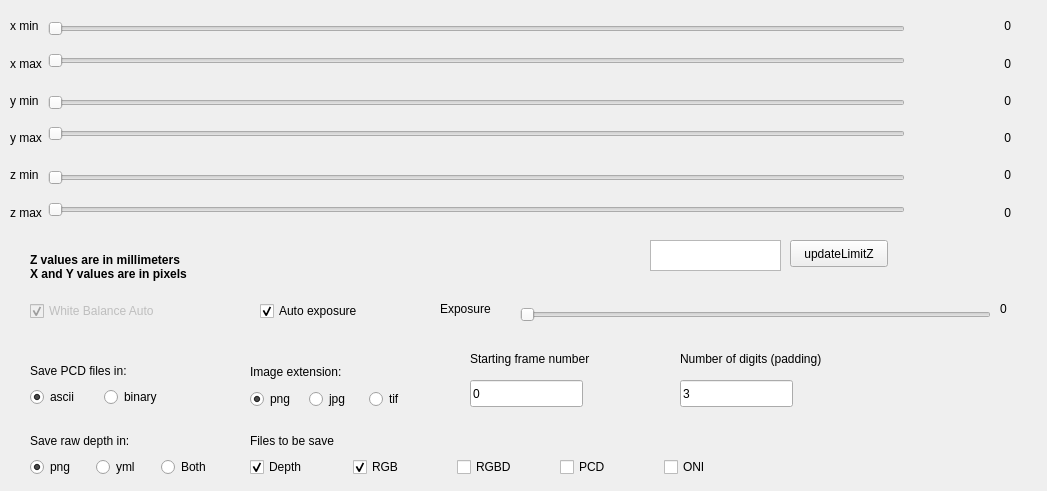
<?xml version="1.0" encoding="UTF-8"?>
<ui version="4.0">
 <class>sliders</class>
 <widget class="QWidget" name="sliders">
  <property name="geometry">
   <rect>
    <x>0</x>
    <y>0</y>
    <width>1047</width>
    <height>491</height>
   </rect>
  </property>
  <property name="windowTitle">
   <string>Limits</string>
  </property>
  <widget class="QPlainTextEdit" name="myTextEdit_limits_Z">
   <property name="geometry">
    <rect>
     <x>650</x>
     <y>240</y>
     <width>131</width>
     <height>31</height>
    </rect>
   </property>
  </widget>
  <widget class="QPushButton" name="myButton_update_limit_Z">
   <property name="geometry">
    <rect>
     <x>790</x>
     <y>240</y>
     <width>98</width>
     <height>27</height>
    </rect>
   </property>
   <property name="text">
    <string>updateLimitZ</string>
   </property>
  </widget>
  <widget class="QLabel" name="label_7">
   <property name="geometry">
    <rect>
     <x>30</x>
     <y>246</y>
     <width>191</width>
     <height>41</height>
    </rect>
   </property>
   <property name="font">
    <font>
     <weight>75</weight>
     <bold>true</bold>
    </font>
   </property>
   <property name="text">
    <string>Z values are in millimeters
X and Y values are in pixels</string>
   </property>
  </widget>
  <widget class="QWidget" name="layoutWidget">
   <property name="geometry">
    <rect>
     <x>10</x>
     <y>10</y>
     <width>1001</width>
     <height>218</height>
    </rect>
   </property>
   <layout class="QVBoxLayout" name="verticalLayout_10">
    <item>
     <layout class="QHBoxLayout" name="horizontalLayout_3">
      <item>
       <layout class="QVBoxLayout" name="verticalLayout_7">
        <item>
         <widget class="QLabel" name="label">
          <property name="text">
           <string>x min</string>
          </property>
         </widget>
        </item>
        <item>
         <widget class="QLabel" name="label_2">
          <property name="text">
           <string>x max</string>
          </property>
         </widget>
        </item>
       </layout>
      </item>
      <item>
       <layout class="QVBoxLayout" name="verticalLayout_8">
        <item>
         <widget class="QSlider" name="mySlider_X_min">
          <property name="orientation">
           <enum>Qt::Horizontal</enum>
          </property>
         </widget>
        </item>
        <item>
         <widget class="QSlider" name="mySlider_X_max">
          <property name="orientation">
           <enum>Qt::Horizontal</enum>
          </property>
         </widget>
        </item>
       </layout>
      </item>
      <item>
       <layout class="QVBoxLayout" name="verticalLayout_9">
        <item>
         <widget class="QLabel" name="x_min_val">
          <property name="sizePolicy">
           <sizepolicy hsizetype="Fixed" vsizetype="Preferred">
            <horstretch>0</horstretch>
            <verstretch>0</verstretch>
           </sizepolicy>
          </property>
          <property name="minimumSize">
           <size>
            <width>100</width>
            <height>0</height>
           </size>
          </property>
          <property name="text">
           <string>0</string>
          </property>
          <property name="alignment">
           <set>Qt::AlignRight|Qt::AlignTrailing|Qt::AlignVCenter</set>
          </property>
         </widget>
        </item>
        <item>
         <widget class="QLabel" name="x_max_val">
          <property name="sizePolicy">
           <sizepolicy hsizetype="Fixed" vsizetype="Preferred">
            <horstretch>0</horstretch>
            <verstretch>0</verstretch>
           </sizepolicy>
          </property>
          <property name="minimumSize">
           <size>
            <width>100</width>
            <height>0</height>
           </size>
          </property>
          <property name="text">
           <string>0</string>
          </property>
          <property name="alignment">
           <set>Qt::AlignRight|Qt::AlignTrailing|Qt::AlignVCenter</set>
          </property>
         </widget>
        </item>
       </layout>
      </item>
     </layout>
    </item>
    <item>
     <layout class="QHBoxLayout" name="horizontalLayout_2">
      <item>
       <layout class="QVBoxLayout" name="verticalLayout_4">
        <item>
         <widget class="QLabel" name="label_3">
          <property name="text">
           <string>y min</string>
          </property>
         </widget>
        </item>
        <item>
         <widget class="QLabel" name="label_4">
          <property name="text">
           <string>y max</string>
          </property>
         </widget>
        </item>
       </layout>
      </item>
      <item>
       <layout class="QVBoxLayout" name="verticalLayout_6">
        <item>
         <widget class="QSlider" name="mySlider_Y_min">
          <property name="orientation">
           <enum>Qt::Horizontal</enum>
          </property>
         </widget>
        </item>
        <item>
         <widget class="QSlider" name="mySlider_Y_max">
          <property name="orientation">
           <enum>Qt::Horizontal</enum>
          </property>
         </widget>
        </item>
       </layout>
      </item>
      <item>
       <layout class="QVBoxLayout" name="verticalLayout_5">
        <item>
         <widget class="QLabel" name="y_min_val">
          <property name="sizePolicy">
           <sizepolicy hsizetype="Fixed" vsizetype="Preferred">
            <horstretch>0</horstretch>
            <verstretch>0</verstretch>
           </sizepolicy>
          </property>
          <property name="minimumSize">
           <size>
            <width>100</width>
            <height>0</height>
           </size>
          </property>
          <property name="text">
           <string>0</string>
          </property>
          <property name="alignment">
           <set>Qt::AlignRight|Qt::AlignTrailing|Qt::AlignVCenter</set>
          </property>
         </widget>
        </item>
        <item>
         <widget class="QLabel" name="y_max_val">
          <property name="sizePolicy">
           <sizepolicy hsizetype="Fixed" vsizetype="Preferred">
            <horstretch>0</horstretch>
            <verstretch>0</verstretch>
           </sizepolicy>
          </property>
          <property name="minimumSize">
           <size>
            <width>100</width>
            <height>0</height>
           </size>
          </property>
          <property name="text">
           <string>0</string>
          </property>
          <property name="alignment">
           <set>Qt::AlignRight|Qt::AlignTrailing|Qt::AlignVCenter</set>
          </property>
         </widget>
        </item>
       </layout>
      </item>
     </layout>
    </item>
    <item>
     <layout class="QHBoxLayout" name="horizontalLayout">
      <item>
       <layout class="QVBoxLayout" name="verticalLayout_2">
        <item>
         <widget class="QLabel" name="label_5">
          <property name="text">
           <string>z min</string>
          </property>
         </widget>
        </item>
        <item>
         <widget class="QLabel" name="label_6">
          <property name="text">
           <string>z max</string>
          </property>
         </widget>
        </item>
       </layout>
      </item>
      <item>
       <layout class="QVBoxLayout" name="verticalLayout_3">
        <item>
         <widget class="QSlider" name="mySlider_Z_min">
          <property name="minimum">
           <number>1</number>
          </property>
          <property name="maximum">
           <number>3000</number>
          </property>
          <property name="orientation">
           <enum>Qt::Horizontal</enum>
          </property>
         </widget>
        </item>
        <item>
         <widget class="QSlider" name="mySlider_Z_max">
          <property name="maximum">
           <number>3000</number>
          </property>
          <property name="orientation">
           <enum>Qt::Horizontal</enum>
          </property>
         </widget>
        </item>
       </layout>
      </item>
      <item>
       <layout class="QVBoxLayout" name="verticalLayout">
        <item>
         <widget class="QLabel" name="z_min_val">
          <property name="sizePolicy">
           <sizepolicy hsizetype="Fixed" vsizetype="Preferred">
            <horstretch>0</horstretch>
            <verstretch>0</verstretch>
           </sizepolicy>
          </property>
          <property name="minimumSize">
           <size>
            <width>100</width>
            <height>0</height>
           </size>
          </property>
          <property name="text">
           <string>0</string>
          </property>
          <property name="alignment">
           <set>Qt::AlignRight|Qt::AlignTrailing|Qt::AlignVCenter</set>
          </property>
         </widget>
        </item>
        <item>
         <widget class="QLabel" name="z_max_val">
          <property name="sizePolicy">
           <sizepolicy hsizetype="Fixed" vsizetype="Preferred">
            <horstretch>0</horstretch>
            <verstretch>0</verstretch>
           </sizepolicy>
          </property>
          <property name="minimumSize">
           <size>
            <width>100</width>
            <height>0</height>
           </size>
          </property>
          <property name="text">
           <string>0</string>
          </property>
          <property name="alignment">
           <set>Qt::AlignRight|Qt::AlignTrailing|Qt::AlignVCenter</set>
          </property>
         </widget>
        </item>
       </layout>
      </item>
     </layout>
    </item>
   </layout>
  </widget>
  <widget class="QCheckBox" name="whiteBalance">
   <property name="enabled">
    <bool>false</bool>
   </property>
   <property name="geometry">
    <rect>
     <x>30</x>
     <y>300</y>
     <width>171</width>
     <height>22</height>
    </rect>
   </property>
   <property name="text">
    <string>White Balance Auto</string>
   </property>
   <property name="checked">
    <bool>true</bool>
   </property>
   <property name="tristate">
    <bool>false</bool>
   </property>
  </widget>
  <widget class="QCheckBox" name="auto_exposure">
   <property name="geometry">
    <rect>
     <x>260</x>
     <y>300</y>
     <width>131</width>
     <height>22</height>
    </rect>
   </property>
   <property name="text">
    <string>Auto exposure</string>
   </property>
   <property name="checked">
    <bool>true</bool>
   </property>
  </widget>
  <widget class="QSlider" name="exposure_sliders">
   <property name="geometry">
    <rect>
     <x>520</x>
     <y>300</y>
     <width>471</width>
     <height>29</height>
    </rect>
   </property>
   <property name="minimum">
    <number>1</number>
   </property>
   <property name="maximum">
    <number>255</number>
   </property>
   <property name="orientation">
    <enum>Qt::Horizontal</enum>
   </property>
  </widget>
  <widget class="QLabel" name="label_8">
   <property name="geometry">
    <rect>
     <x>440</x>
     <y>300</y>
     <width>66</width>
     <height>17</height>
    </rect>
   </property>
   <property name="text">
    <string>Exposure</string>
   </property>
  </widget>
  <widget class="QLabel" name="exposure_value">
   <property name="geometry">
    <rect>
     <x>1000</x>
     <y>300</y>
     <width>66</width>
     <height>17</height>
    </rect>
   </property>
   <property name="text">
    <string>0</string>
   </property>
  </widget>
  <widget class="QLabel" name="label_11">
   <property name="geometry">
    <rect>
     <x>470</x>
     <y>350</y>
     <width>161</width>
     <height>17</height>
    </rect>
   </property>
   <property name="text">
    <string>Starting frame number</string>
   </property>
  </widget>
  <widget class="QLabel" name="label_12">
   <property name="geometry">
    <rect>
     <x>680</x>
     <y>350</y>
     <width>181</width>
     <height>17</height>
    </rect>
   </property>
   <property name="text">
    <string>Number of digits (padding)</string>
   </property>
  </widget>
  <widget class="QLineEdit" name="starting_frame">
   <property name="geometry">
    <rect>
     <x>470</x>
     <y>380</y>
     <width>113</width>
     <height>27</height>
    </rect>
   </property>
   <property name="text">
    <string>0</string>
   </property>
  </widget>
  <widget class="QLineEdit" name="padding_size">
   <property name="geometry">
    <rect>
     <x>680</x>
     <y>380</y>
     <width>113</width>
     <height>27</height>
    </rect>
   </property>
   <property name="text">
    <string>3</string>
   </property>
  </widget>
  <widget class="QWidget" name="layoutWidget">
   <property name="geometry">
    <rect>
     <x>250</x>
     <y>430</y>
     <width>511</width>
     <height>47</height>
    </rect>
   </property>
   <layout class="QGridLayout" name="gridLayout">
    <item row="0" column="0">
     <widget class="QLabel" name="label_13">
      <property name="text">
       <string>Files to be save</string>
      </property>
     </widget>
    </item>
    <item row="1" column="1">
     <widget class="QCheckBox" name="rgb_checkbox">
      <property name="text">
       <string>RGB</string>
      </property>
      <property name="checked">
       <bool>true</bool>
      </property>
     </widget>
    </item>
    <item row="1" column="3">
     <widget class="QCheckBox" name="pcd_checkbox">
      <property name="text">
       <string>PCD</string>
      </property>
      <property name="checked">
       <bool>false</bool>
      </property>
     </widget>
    </item>
    <item row="1" column="2">
     <widget class="QCheckBox" name="rgbd_checkbox">
      <property name="text">
       <string>RGBD</string>
      </property>
     </widget>
    </item>
    <item row="1" column="4">
     <widget class="QCheckBox" name="oni_checkbox">
      <property name="text">
       <string>ONI</string>
      </property>
      <property name="checked">
       <bool>false</bool>
      </property>
     </widget>
    </item>
    <item row="1" column="0">
     <widget class="QCheckBox" name="depth_checkbox">
      <property name="text">
       <string>Depth</string>
      </property>
      <property name="checked">
       <bool>true</bool>
      </property>
     </widget>
    </item>
   </layout>
  </widget>
  <widget class="QWidget" name="layoutWidget">
   <property name="geometry">
    <rect>
     <x>30</x>
     <y>430</y>
     <width>191</width>
     <height>47</height>
    </rect>
   </property>
   <layout class="QGridLayout" name="gridLayout_2">
    <item row="0" column="0" colspan="2">
     <widget class="QLabel" name="label_14">
      <property name="text">
       <string>Save raw depth in:</string>
      </property>
     </widget>
    </item>
    <item row="1" column="0">
     <widget class="QRadioButton" name="png_depth">
      <property name="text">
       <string>png</string>
      </property>
      <property name="checked">
       <bool>true</bool>
      </property>
     </widget>
    </item>
    <item row="1" column="1">
     <widget class="QRadioButton" name="yml_depth">
      <property name="text">
       <string>yml</string>
      </property>
     </widget>
    </item>
    <item row="1" column="2">
     <widget class="QRadioButton" name="both_depth_button">
      <property name="text">
       <string>Both</string>
      </property>
     </widget>
    </item>
   </layout>
  </widget>
  <widget class="QWidget" name="layoutWidget">
   <property name="geometry">
    <rect>
     <x>30</x>
     <y>360</y>
     <width>141</width>
     <height>47</height>
    </rect>
   </property>
   <layout class="QGridLayout" name="gridLayout_3">
    <item row="0" column="0" colspan="2">
     <widget class="QLabel" name="label_9">
      <property name="text">
       <string>Save PCD files in:</string>
      </property>
     </widget>
    </item>
    <item row="1" column="0">
     <widget class="QRadioButton" name="asciiRadioButton">
      <property name="text">
       <string>ascii</string>
      </property>
      <property name="checked">
       <bool>true</bool>
      </property>
      <attribute name="buttonGroup">
       <string notr="true">buttonGroup</string>
      </attribute>
     </widget>
    </item>
    <item row="1" column="1">
     <widget class="QRadioButton" name="binaryRadioButton">
      <property name="text">
       <string>binary</string>
      </property>
      <property name="checked">
       <bool>false</bool>
      </property>
      <attribute name="buttonGroup">
       <string notr="true">buttonGroup</string>
      </attribute>
     </widget>
    </item>
   </layout>
  </widget>
  <widget class="QWidget" name="layoutWidget">
   <property name="geometry">
    <rect>
     <x>250</x>
     <y>360</y>
     <width>172</width>
     <height>49</height>
    </rect>
   </property>
   <layout class="QGridLayout" name="ColorImage">
    <item row="1" column="0">
     <layout class="QGridLayout" name="gridLayout_4">
      <item row="0" column="2">
       <widget class="QRadioButton" name="tif_rgb">
        <property name="text">
         <string>tif</string>
        </property>
        <attribute name="buttonGroup">
         <string notr="true">buttonGroup_2</string>
        </attribute>
       </widget>
      </item>
      <item row="0" column="0">
       <widget class="QRadioButton" name="png_rgb">
        <property name="text">
         <string>png</string>
        </property>
        <property name="checked">
         <bool>true</bool>
        </property>
        <attribute name="buttonGroup">
         <string notr="true">buttonGroup_2</string>
        </attribute>
       </widget>
      </item>
      <item row="0" column="1">
       <widget class="QRadioButton" name="jpg_rgb">
        <property name="text">
         <string>jpg</string>
        </property>
        <attribute name="buttonGroup">
         <string notr="true">buttonGroup_2</string>
        </attribute>
       </widget>
      </item>
     </layout>
    </item>
    <item row="0" column="0">
     <widget class="QLabel" name="col_im_label">
      <property name="text">
       <string>Image extension:</string>
      </property>
     </widget>
    </item>
   </layout>
  </widget>
 </widget>
 <resources/>
 <connections/>
 <buttongroups>
  <buttongroup name="buttonGroup_2"/>
  <buttongroup name="buttonGroup"/>
 </buttongroups>
</ui>
